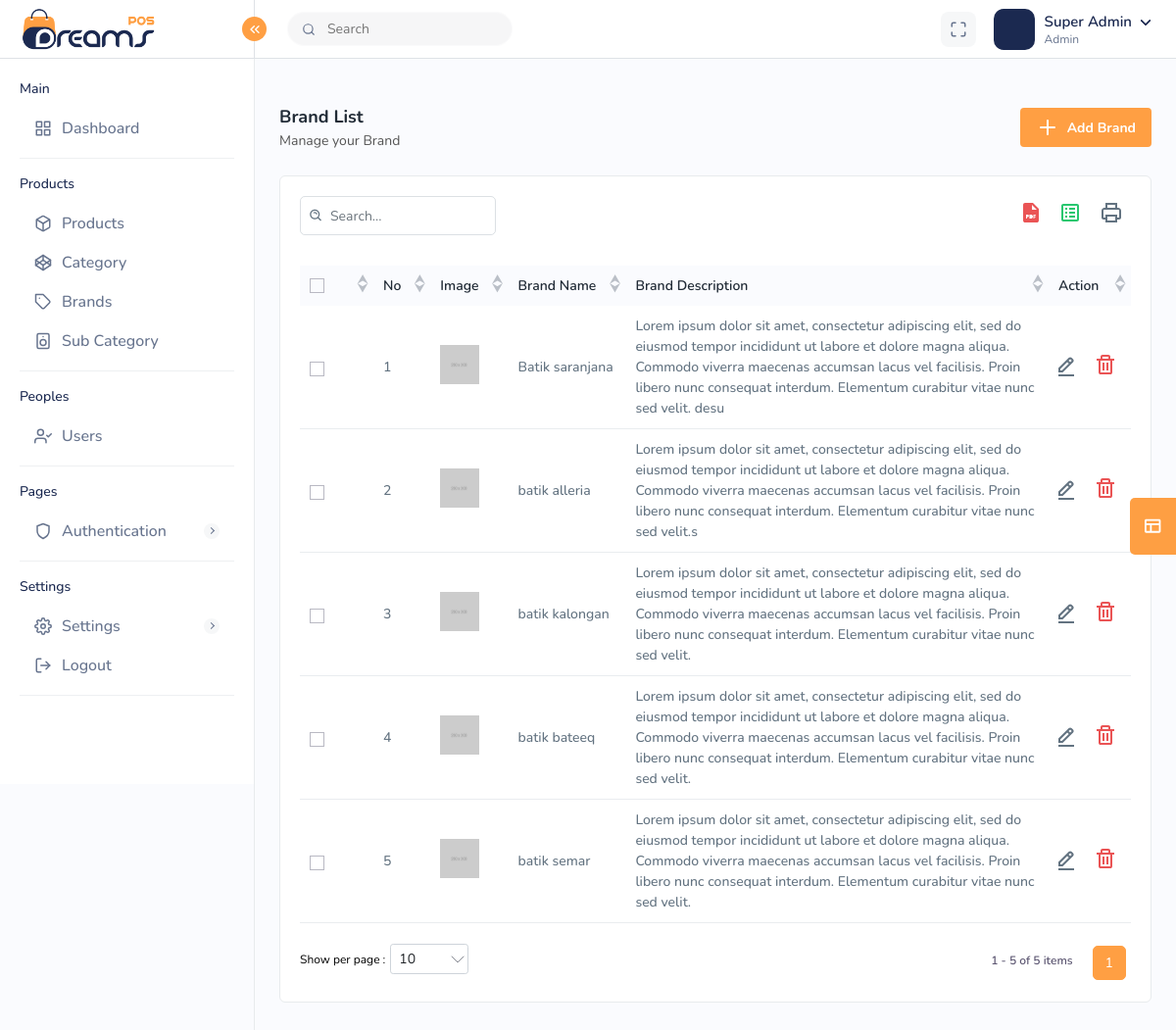
/admin/brandlist.php?uid=1 (signed in), run on the app's committed database.
### tables this page shows
CREATE TABLE `tbl_users` (
  `id` int(11) NOT NULL,
  `creation_time` datetime NOT NULL DEFAULT current_timestamp(),
  `update_time` datetime NOT NULL DEFAULT current_timestamp() ON UPDATE current_timestamp(),
  `last_login_time` datetime NOT NULL DEFAULT current_timestamp() ON UPDATE current_timestamp(),
  `username` varchar(50) NOT NULL,
  `email` varchar(50) NOT NULL,
  `pasword` varchar(50) NOT NULL,
  `name` varchar(50) NOT NULL,
  `img_url` varchar(200) NOT NULL,
  `phone` varchar(50) NOT NULL,
  `role` int(3) NOT NULL,
  `status` int(3) NOT NULL,
  `token_ganti_password` text NOT NULL
);

CREATE TABLE `tbl_brands` (
  `id` int(30) NOT NULL,
  `creation_time` datetime NOT NULL DEFAULT current_timestamp(),
  `update_time` datetime NOT NULL DEFAULT current_timestamp() ON UPDATE current_timestamp(),
  `id_user` int(11) NOT NULL,
  `name` varchar(150) NOT NULL,
  `img_url` varchar(150) NOT NULL,
  `description` text NOT NULL
);

### admin/brandlist.php (the view, shortened to what this page needs)
<!DOCTYPE html>
<html lang="en">
<head>
	<?php include('inc/header.php'); ?>
</head>
<body>
	<div class="main-wrapper">
		<?php include('inc/topnav.php'); ?>
		<?php include('inc/sidebar.php'); ?>
		<div class="page-wrapper">
			<div class="content">
				<div class="page-header">
					<div class="page-title">
						<h4>Brand List</h4>
						<h6>Manage your Brand</h6>
					</div>
					<div class="page-btn">
						<a href="addbrand.php?uid=<?php echo $NewId ?>" class="btn btn-added"><img src="../assets/img/icons/plus.svg" class="me-2" alt="img">Add Brand</a>
					</div>
				</div>
				<div class="card">
					<div class="card-body">
						<div class="table-top">
							<div class="search-set">
								<div class="search-input">
									<a class="btn btn-searchset"><img src="../assets/img/icons/search-white.svg" alt="img"></a>
								</div>
							</div>
							<div class="wordset">
								<ul>
									<li>
										<a data-bs-toggle="tooltip" data-bs-placement="top" title="pdf" id="pdf"><img src="../assets/img/icons/pdf.svg" alt="img"></a>
									</li>
									<li>
										<a data-bs-toggle="tooltip" data-bs-placement="top" title="excel" id="export-excel"><img src="../assets/img/icons/excel.svg" alt="img"></a>
									</li>
									<li>
										<a data-bs-toggle="tooltip" data-bs-placement="top" title="print" id="print"><img src="../assets/img/icons/printer.svg" alt="img"></a>
									</li>
								</ul>
							</div>
						</div>
						<form id="exportExcelForm" method="post" action="processor/exportbrands.php">
							<div class="table-responsive" id="print_out">
								<table class="table datanew">
									<thead>
										<tr>
											<th>
												<label class="checkboxs">
													<span class="checkmarks"></span>
												</label>
											</th>
											<th>No</th>
											<th>Image</th>
											<th>Brand Name</th>
											<th>Brand Description</th>
											<th>Action</th>
										</tr>
									</thead>
									<tbody>
										<?php
										$sql = "SELECT * FROM tbl_brands";
										$result = $conn->query($sql);
										$ro = '1';
										if ($result->num_rows > 0) {
											while ($row = $result->fetch_assoc()) {
												echo '<tr data-id="' . $row['id'] . '">';
												echo '<td>
													<label class="checkboxs">
														<input type="checkbox">
														<span class="checkmarks"></span>
													</label>
												</td>';
												echo '<td>' . $ro . '</td>';
												echo '<td><a class="product-img"><img src=' . $row['img_url'] . '></a></td>';
												echo '<td>' . $row['name'] . '</td>';
												echo '<td style="white-space: pre-line;">' . $row['description'] . '</td>';
												echo "<td>
													<a class='me-3' href='editbrand.php?id=" . $row['id'] . "&uid=" . $NewId . "'>
														<img src='../assets/img/icons/edit.svg' alt='img'>
													</a>
													<a class='me-3 ajax-delete-btn' data-id='" . $row['id'] . "'>
														<img src='assets/img/icons/delete.svg' alt='img'>
													</a>
												</td>";
												echo '</tr>';
												$ro++;
											}
										}
										?>
									</tbody>
								</table>
							</div>
					</div>
				</div>
			</div>
		</div>
	</div>
</body>
</html>

### admin/inc/topnav.php (shortened to what this page needs)
<?php
$servername = "localhost";
$db_username = "root";
$db_password = "";
$database = "ims";
$conn = new mysqli($servername, $db_username, $db_password, $database);
$id = $_GET['uid'];
$NewId = $id;
$Uniquequery = "SELECT * FROM tbl_users WHERE id = $NewId";
$Uniqueresult = $conn->query($Uniquequery);
if ($Uniqueresult && $Uniqueresult->num_rows > 0) {
    $Uniquerow = $Uniqueresult->fetch_assoc();
}
$role = $Uniquerow['role'];
if ($role == 0) {
    echo $roleText = "Admin";
} else {
    echo $roleText = "Users";
}
echo '
<div class="header">
    <div class="header-left active">
        <a href="index.php?uid=' . $NewId . '" class="logo logo-normal">
            <img src="../assets/img/logo.png" alt="">
        </a>
        <a href="index.php?uid=' . $NewId . '" class="logo logo-white">
        </a>
        <a href="index.php?uid=' . $NewId . '" class="logo-small">
        </a>
        <a id="toggle_btn" href="javascript:void(0);">
            <i data-feather="chevrons-left" class="feather-16"></i>
        </a>
    </div>
    <ul class="nav user-menu">
        <li class="nav-item nav-searchinputs">
            <div class="top-nav-search">
                <form action="#">
                    <div class="searchinputs">
                        <input type="text" placeholder="Search">
                        <div class="search-addon">
                            <span><i data-feather="search" class="feather-14"></i></span>
                        </div>
                    </div>
                </form>
            </div>
        </li>
        <li class="nav-item nav-item-box">
            <a href="javascript:void(0);" id="btnFullscreen">
                <i data-feather="maximize"></i>
            </a>
        </li>
        <li class="nav-item dropdown has-arrow main-drop">
            <a href="javascript:void(0);" class="dropdown-toggle nav-link userset" data-bs-toggle="dropdown">
                <span class="user-info">
                    <span class="user-letter">
                        <img src="' . $Uniquerow['img_url'] . '" alt="" class="img-fluid">
                    </span>
                    <span class="user-detail">
                        <span class="user-name">' . $Uniquerow['name'] . '</span>
                        <span class="user-role">' . $roleText . '</span>
                    </span>
                </span>
            </a>
                        <span class="user-img"><img src="' . $Uniquerow['img_url'] . '" alt="">
                            <span class="status online"></span></span>
                            <h6>' . $Uniquerow['username'] . '</h6>
                            <h5>' . $roleText . '</h5>
                    <a class="dropdown-item" href="profile.php?uid=' . $NewId . '"> <i class="me-2" data-feather="user"></i> My Profile</a>
        </li>
    </ul>
</div>';
?>

### data on the page
tbl_users: name "Super Admin", role "Admin"
tbl_brands: img_url (picture), name "Batik saranjana", description "Lorem ipsum dolor sit amet, consectetur adipiscing elit, sed do eiusmod tempor incididunt ut labore et dolore magna aliqua. Commodo viverra maecenas accumsan lacus vel facilisis. Proin libero nunc consequat interdum. Elementum curabitur vitae nunc sed velit. desu"
tbl_brands: img_url (picture), name "batik alleria", description "Lorem ipsum dolor sit amet, consectetur adipiscing elit, sed do eiusmod tempor incididunt ut labore et dolore magna aliqua. Commodo viverra maecenas accumsan lacus vel facilisis. Proin libero nunc consequat interdum. Elementum curabitur vitae nunc sed velit.s"
tbl_brands: img_url (picture), name "batik kalongan", description "Lorem ipsum dolor sit amet, consectetur adipiscing elit, sed do eiusmod tempor incididunt ut labore et dolore magna aliqua. Commodo viverra maecenas accumsan lacus vel facilisis. Proin libero nunc consequat interdum. Elementum curabitur vitae nunc sed velit."
tbl_brands: img_url (picture), name "batik bateeq", description "Lorem ipsum dolor sit amet, consectetur adipiscing elit, sed do eiusmod tempor incididunt ut labore et dolore magna aliqua. Commodo viverra maecenas accumsan lacus vel facilisis. Proin libero nunc consequat interdum. Elementum curabitur vitae nunc sed velit."
tbl_brands: img_url (picture), name "batik semar", description "Lorem ipsum dolor sit amet, consectetur adipiscing elit, sed do eiusmod tempor incididunt ut labore et dolore magna aliqua. Commodo viverra maecenas accumsan lacus vel facilisis. Proin libero nunc consequat interdum. Elementum curabitur vitae nunc sed velit."
